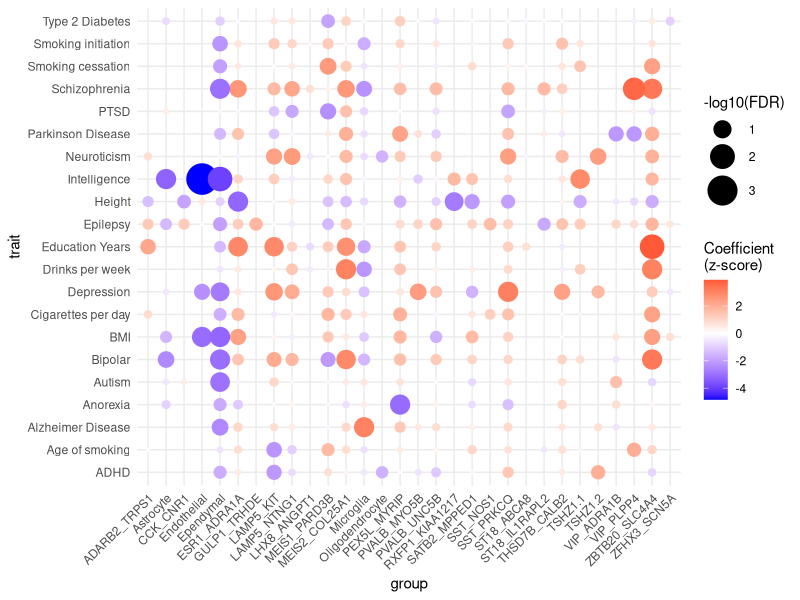
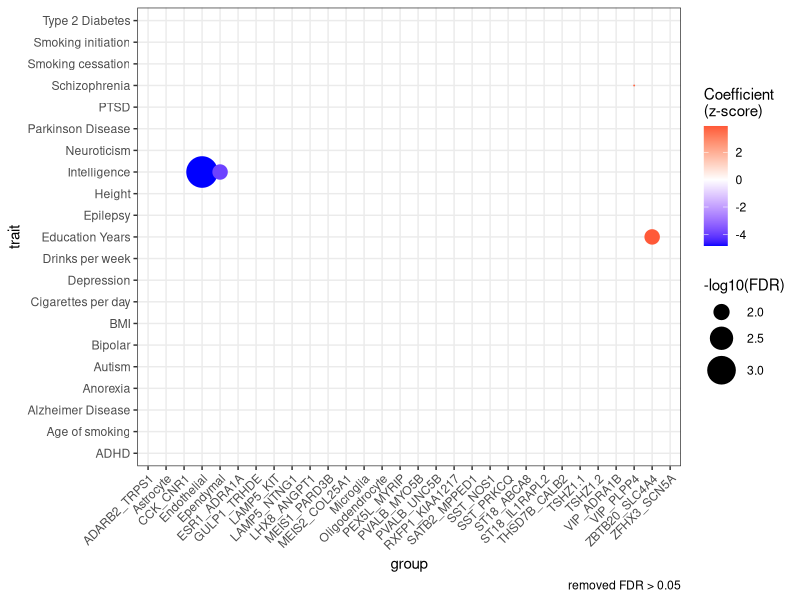

R code for these plots, in order:
# originally copied from https://github.com/LieberInstitute/spatialdACC/blob/main/code/17_LDSC/spatial/dotplot_visualization.R

library(ggplot2)
library(RColorBrewer)
library(here)

###load LDSC results
ldsc_results <- read.csv(file=here::here('code','09_psychiatric_GSEA','LDSC','ldsc_results.csv'))

##########dotplots#############
###make -log10FDR column
ldsc_results$log10fdr <- -log10(ldsc_results$FDR)

####to make nmf only###
#ldsc_results <- ldsc_results[ldsc_results$cell %in% paste0('nmf',c(1:100)),]

####to remove FDR > 0.05
#ldsc_results<-ldsc_results[ldsc_results$FDR<0.05,]

###plot
pdf(here('plots','09_psychiatric_GSEA','LDSC', 'ldsc_results_FDR_0.05.pdf'),width=10,height=10)

ggplot(ldsc_results, aes(x = cell, y = trait, size = log10fdr, color = Coefficient_z.score)) +
    geom_point() +
    scale_size_continuous(range = c(0, 10)) + # Set minimum size to zero for the size scale
    scale_color_gradient2(low = 'blue', high = 'red', midpoint = 0,
                          name = "Coefficient\n(z-score)") +
    theme_minimal() +
    theme(axis.text.x = element_text(angle = 45, hjust = 1)) +
    labs(size = "-log10(FDR)",x='group')

ggplot(ldsc_results, aes(x = cell, y = trait, size = ifelse(FDR > 0.05, NA, log10fdr), color = Coefficient_z.score)) +
    geom_point() +
    scale_size_continuous(range = c(0, 10)) + # Set minimum size to zero for the size scale
    scale_color_gradient2(low = 'blue', high = 'red', midpoint = 0,
                          name = "Coefficient\n(z-score)") +
    theme_bw() +
    theme(axis.text.x = element_text(angle = 45, hjust = 1)) +
    labs(size = "-log10(FDR)",x='group',
         caption = "removed FDR > 0.05")

dev.off()